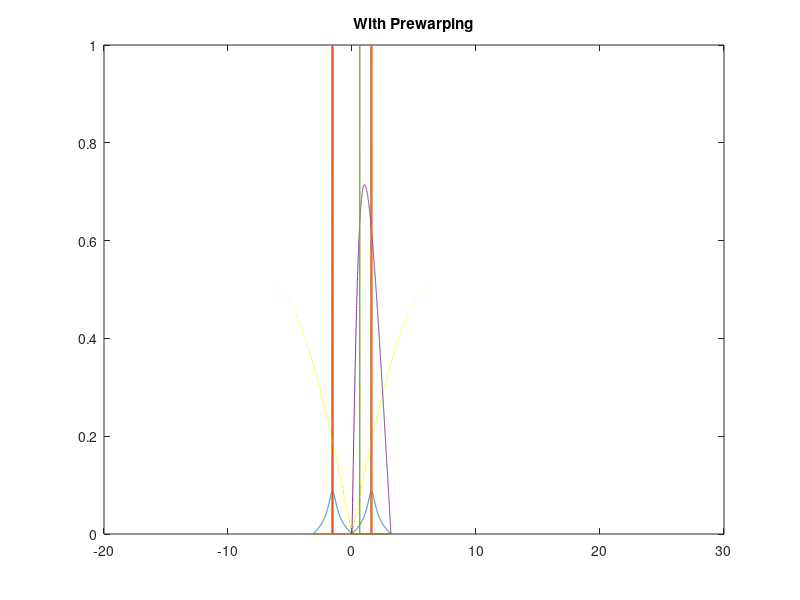
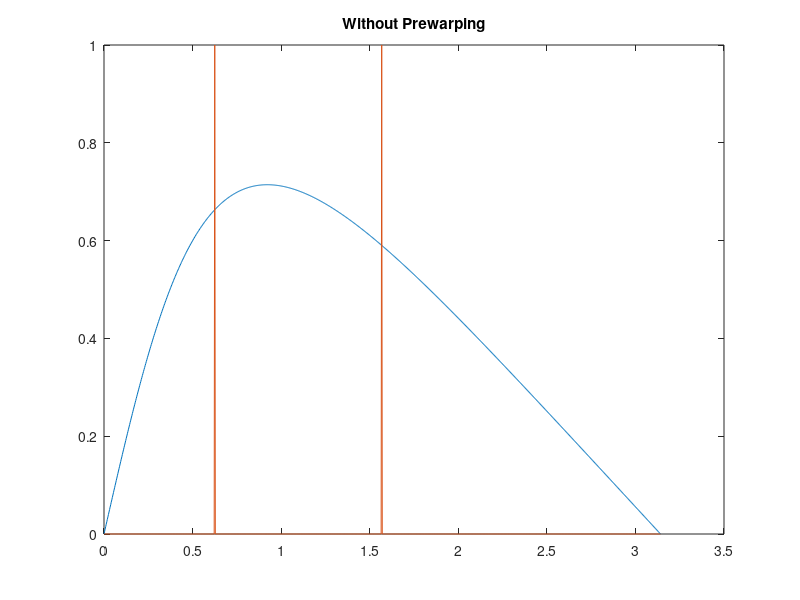
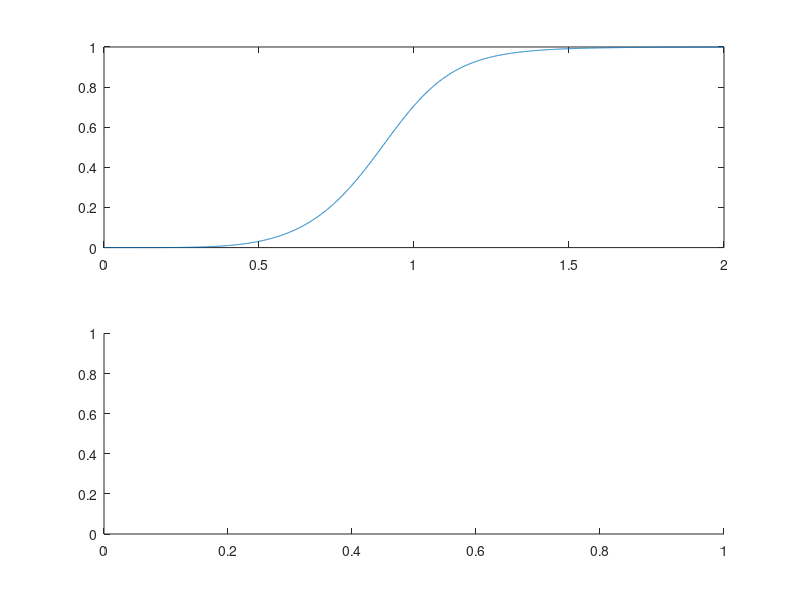

Write the MATLAB code that produced these figures, in order.
%% Ideal lowpass
clear;
clc;

s = 0:0.0001:2;
H = s;
for i = 1:20001
   if H(i) > 1
       H(i) = 0;
   else
       H(i) = 1;
   end
end
plot(s,H);
ylim([-0.1 1.2]);

%% different order butterworths on same plot
clear;
clc;

s = 0:0.001:2;

H_1 = 1 ./ sqrt(1 + s.^2);
H_2 = 1 ./ sqrt(1 + s.^4);
H_3 = 1 ./ sqrt(1 + s.^6);
H_4 = 1 ./ sqrt(1 + s.^8);
H_5 = 1 ./ sqrt(1 + s.^10);
H_100 = 1 ./ sqrt(1 + s.^200);

figure(1);
title('Butterworth Orders 1,2,3,4,5,100');
hold on;
plot(s,H_1);
plot(s,H_2);
plot(s,H_3);
plot(s,H_4);
plot(s,H_5);
plot(s,H_100);
hold off;

%% fifth order
x=0:0.001:2
H=1./sqrt(1+x.^-10)
figure(5)
subplot(211)
plot(x,H)
subplot(212)

%% 2nd order -pi to pi frequency response lowpass

figure(1);

%lowpass
T = 1000;
w0 = 7*pi/10/T;

a = cot(w0*T/2)^2;
b = cot(w0*T/2)*sqrt(2);

w = -pi+1e-6:pi/1000:pi+1e-6;
j=sqrt(-1);
z=exp(j*w);

H_num = z.^(-2) + 2*z.^(-1) + 1;
H_denom = z.^(-2) * (a-b+1) + z.^(-1) * (2-2*a) + (a+b+1);
H1 = (H_num./H_denom);

y=zeros(1,2001);
y(1001+round(w0*T*1000/pi)) = 1;
y(1001-round(w0*T*1000/pi)) = 1;


%highpass
T = 1000;
w0 = 5*pi/10/T;

w0 = pi/T-w0;
a = cot(w0*T/2)^2;
b = cot(w0*T/2)*sqrt(2);

w = -pi+1e-6:pi/1000:pi+1e-6;
j=sqrt(-1);
z=exp(j*w);

H_num = z.^(-2) + 2*z.^(-1) + 1;
H_denom = z.^(-2) * (a-b+1) + z.^(-1) * (2-2*a) + (a+b+1);
H2 = (H_num./H_denom);
H2 = fftshift(H2);
w0 = pi/T-w0;
y(1001+round(w0*T*1000/pi)) = 1;
y(1001-round(w0*T*1000/pi)) = 1;


%plot
figure(1);
hold on;
%plot(w,abs(H1));
%plot(w,abs(H2));
plot(w,H1 + H2 - 1);
%plot(w,abs(H1.*H2))
plot(w,y);
hold off;

%% Bandpass in laplace domain 4th order apparently
clc;
clear;

j = sqrt(-1);

%Only frequency values used (j axis)
s = -10:.001:10;
s_i = s*j;

% w_w / 2 = width of the pass band
% width frequency
w_w = .1;

%Transfer function for the Butterworth lowpass design
H_L = 1 ./ ((s_i/w_w).^2 + sqrt(2) * s_i / w_w + 1);

%Target frequency of the band (average)
w_t = 6;

%Right and left side of the band-pass transfer function and overall
%This is just modulation
H_BR = 1 ./ (((s_i - j*w_t)/w_w).^2 + sqrt(2) * (s_i - j*w_t) / w_w + 1);
H_BL = 1 ./ (((s_i + j*w_t)/w_w).^2 + sqrt(2) * (s_i + j*w_t) / w_w + 1);
H_B = H_BR + H_BL;

%Something?
new_s = s_i/w_t - w_t./s_i;
H = 1 ./ ((new_s).^2 / w_w^2 + sqrt(2) * (new_s) / w_w + 1)

figure(1)
hold on;
%plot(s, abs(H_L));
plot(s, abs(H_B));
%plot(s, abs(H));
hold off;


%% 1st order butterworth, 2nd order bandpass via modulation
clc
clear

j = sqrt(-1);

%Only frequency values used (j axis)
s = -20:.001:20;
s_i = s*j;

% w_w / 2 = width of the pass band
% width frequency
w_w = .5;

%Target frequency of the band (average)
w_t = 10.5;


%Filter
H_BL = 1 ./ ((s_i + j*w_t) / w_w + 1);
H_BR = 1 ./ ((s_i - j*w_t) / w_w + 1);
H_B = H_BL + H_BR;

plot(s,abs(H_B));

%% 1st order butterworth via modulation, 2nd order bandpass in z-domain
% this one doesnt work very well. it is not accurate
clc
clear

j = sqrt(-1);

% w_w is the width of the pass band
% w_t is the target frequency
% w_t +- w_w is the pass band
% T is the sampling period
w_t = pi/2;
w_w = pi/100;
T = 1;

%frequency values for plotting. 1e-6 to avoid pole-zero cancellations
%(although they shouldnt happen)
w = T*(-pi+1e-6:pi/1000:pi+1e-6);

%z values from freq
z = exp(j*w);

%helpful constants used in the formula
x = w_t*cot(w_t*T/2)/w_w;
A = 1 + (w_t/w_w)^2;

%Transfer function
H_num = (x+1) + (2)*z.^(-1) + (1-x)*z.^(-2);
H_den = (x^2+2*x+1) + (2*A-2*x^2)*z.^(-1) + (x^2-2*x+A)*z.^(-2);
H = 2 * H_num ./ H_den;

y=zeros(1,2001);
y(1000 + round(w_t*2000/2/pi) + round(w_w*2000/2/pi)) = 1;
y(1000 + round(w_t*2000/2/pi) - round(w_w*2000/2/pi)) = 1;
y(1000 - round(w_t*2000/2/pi) + round(w_w*2000/2/pi)) = 1;
y(1000 - round(w_t*2000/2/pi) - round(w_w*2000/2/pi)) = 1;

plot(w,abs(H));
hold on;
plot(w,y);


%% 1st order butterworth via multiplication s-domain
clc
clear

j = sqrt(-1);

%Only frequency values used (j axis)
s = -20+1e-6:.0001:20+1e-6;
s_i = s*j;

% w_w / 2 = width of the pass band
% width frequency
w_high = 8;

%Target frequency of the band (average)
w_low = 10;


%Filter
H_high = 1 ./ ((s_i / w_high).^(-1) + 1);
H_low = 1 ./ (s_i / w_low + 1);
H_band = H_high .* H_low;

figure(1);
hold on;
%plot(s,abs(H_high));
%plot(s,abs(H_low));
plot(s,abs(H_band));


%% 1st order butterworth via multiplication, 2nd order bandpass in z-domain
%THIS LOOKS GOOD
clc
clear

j = sqrt(-1);

% w_w is the width of the pass band
% w_t is the target frequency
% w_t +- w_w is the pass band
% T is the sampling period
wL = 50*pi/100;
wH = 20*pi/100;
T = 1;

%frequency values for plotting. 1e-6 to avoid pole-zero cancellations
%(although they shouldnt happen)
w = T*(-pi+1e-6:pi/1000:pi+1e-6);

%z values from freq
z = exp(j*w);

%helpful constants used in the formula
w0 = (wL + wH)/2;
x = w0 / tan(w0*T/2);
A = wL*wH;

%Transfer function
H_num = (-x/wH) + (z.^2)*(x/wH);
H_den = (1 - 2*x*w0/A + x*x/A) + (z)*(2-2*x*x/A) + (z.^2)*(1 + 2*x*w0/A + x*x/A);
H1 = H_num ./ H_den;

%without prewarping
x=2/T;

H_num = (-x/wH) + (z.^2)*(x/wH);
H_den = (1 - 2*x*w0/A + x*x/A) + (z)*(2-2*x*x/A) + (z.^2)*(1 + 2*x*w0/A + x*x/A);
H2 = H_num ./ H_den;

y=zeros(1,2001);
y(1000 + round(wH*2000/2/pi)) = 1;
y(1000 + round(wL*2000/2/pi)) = 1;
y(1000 - round(wH*2000/2/pi)) = 1;
y(1000 - round(wL*2000/2/pi)) = 1;

w = T*(1e-6:pi/1000:pi+1e-6);
H1_ = w;
H2_ = w;
y_ = w;
for i = 1001:2001
   H1_(i-1000) = H1(i);
   H2_(i-1000) = H2(i);
   y_(i-1000) = y(i);
end

plot(w,abs(H1_));
hold on;
plot(w,y_);
hold off;
title('With Prewarping');

figure(2);
plot(w,abs(H2_));
hold on;
plot(w,y_);
hold off;
title('Without Prewarping');

%Reminder:
%wL is the cutoff for the lowpass filter, or the higher cutoff of the band
%wH is the cutoff for the highpass filter, or the lower cutoff of the band
%w0 = (wL + wH)/2;
%x = w0 / tan(w0*T/2)
%A = wL*wH;
%
%corresponding difference eqn for:
% y[n]*b(1) = x[n]*a(1) + x[n-1]*a(2) + x[n-2]*a(3) - y[n-1]*b(2) - y[n-2]*b(3)
% a(1) = x/wH
% a(2) = 0
% a(3) = -x/wH
% b(1) = 1 + 2*x*w0/A + x*x/A
% b(2) = 2 - 2*x*x/A
% b(3) = 1 - 2*x*w0/A + x*x/A






